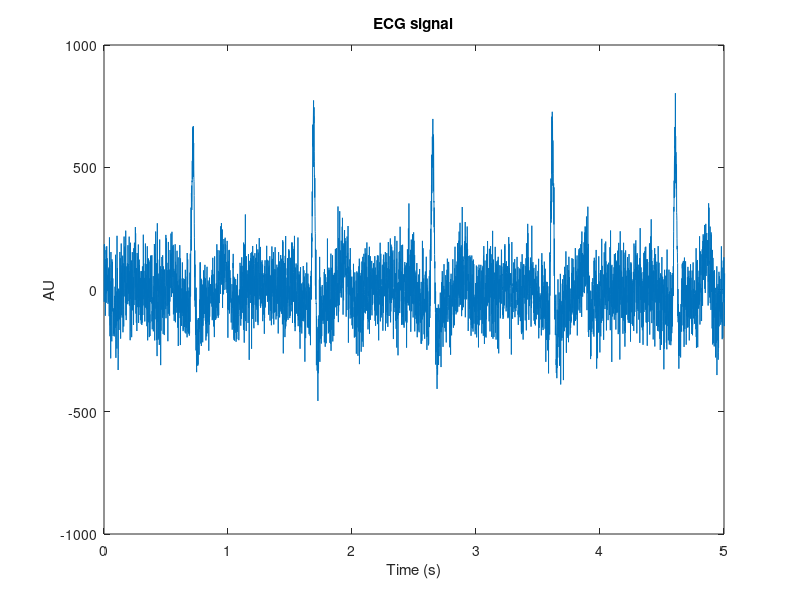
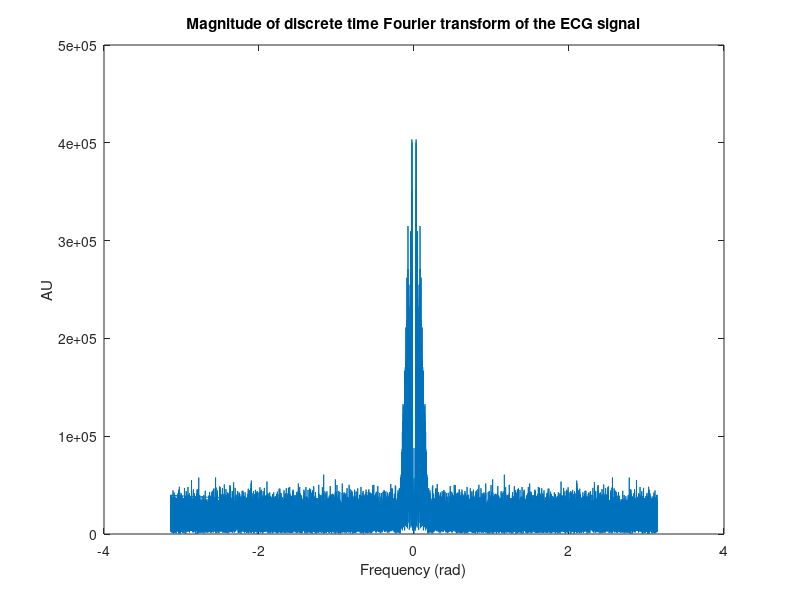
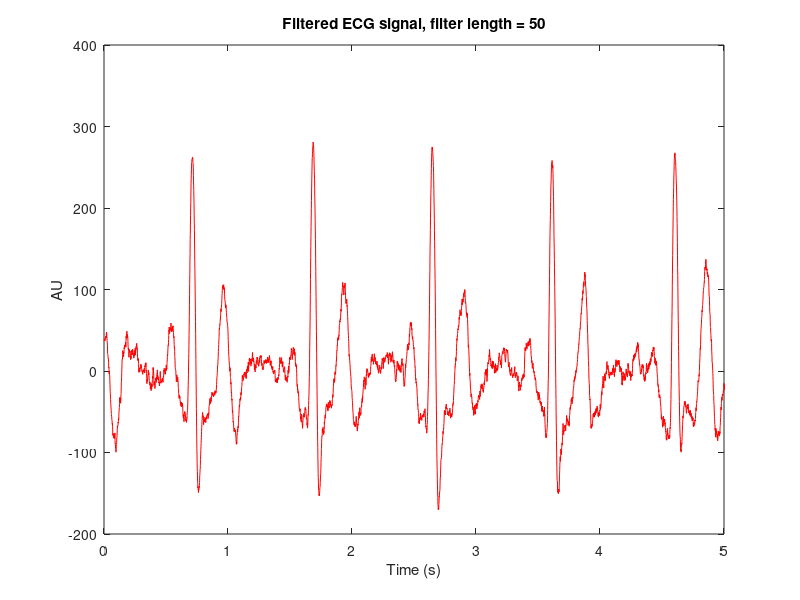
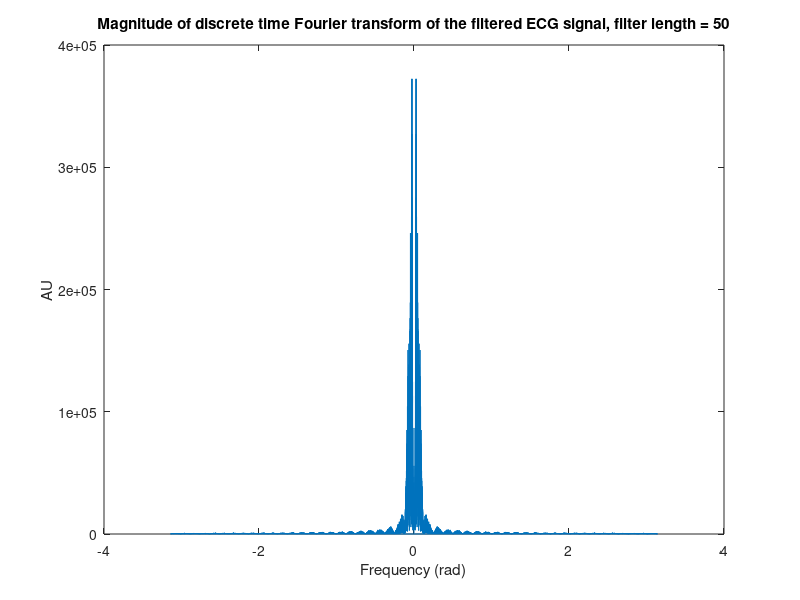

Reproduce these figures in MATLAB, in order. (Note: this script raises an error after producing the figures.)
% Forth Tutorial, Friday 03.11.2017.
clear all; close all; clc;
 
load('ECG.mat') % Load the signal
ECG=ECG-mean(ECG); % Remove mean
fs = 1000; % Sample frequency in Hz
t_ax = (1:length(ECG))/fs; % Time axis of the signal

% Plot the signal
figure(1), plot(t_ax, ECG );
title('ECG signal');
xlabel('Time (s)'),ylabel('AU');
xlim([0 5]);
 
ECG_duration=size(ECG,2); % Duration of the ECG signal in samples
f_ax=fftshift([-pi+pi/ECG_duration:2*pi/ECG_duration:pi-pi/ECG_duration]); % Frequency axis for DFT
F_ECG = fft(ECG); % Calculate DFT 
 
% Plot the DFT of the signal
figure(2), plot(f_ax,abs(F_ECG));
title('Magnitude of discrete time Fourier transform of the ECG signal');
xlabel('Frequency (rad)')
ylabel('AU');
 
% Create moving average filter
MA_coef_num = 50;
MA = ones(1,MA_coef_num)/MA_coef_num;

ECG_filt = conv(ECG,MA,'same');
 
% Plot the filtered ECG signal 
figure(3); plot(t_ax, ECG_filt, 'r');
title('Filtered ECG signal, filter length = 50');
xlabel('Time (s)'),ylabel('AU');
xlim([0 5]);
 
F_ECG_filt = fft(ECG_filt);% Calculate DFT of the filtered ECG
 
% Plot the Fourier transform of the filtered signal
figure(4), plot(f_ax,abs(F_ECG_filt));
title('Magnitude of discrete time Fourier transform of the filtered ECG signal, filter length = 50');
xlabel('Frequency (rad)')
ylabel('AU');
 
% Create system function of the z-transform of the MA filter
H = tf(MA,1,1/fs,'variable','z^-1');
 
% Evaluate the magnitude and the phase of the filter with respect to the normalized frequency 
figure(5), freqz(MA,1);
% Go from coefficients to zeroes and poles of the moving average filters
[MA_zeros,MA_poles] = tf2zp(H.Numerator{1,1},(H.Denominator{1,1})); 
% Z-plane of the moving average filter
figure(6), zplane(MA_zeros,MA_poles)
title('Filter coefficients represented in the z-plane, filter length = 50')
